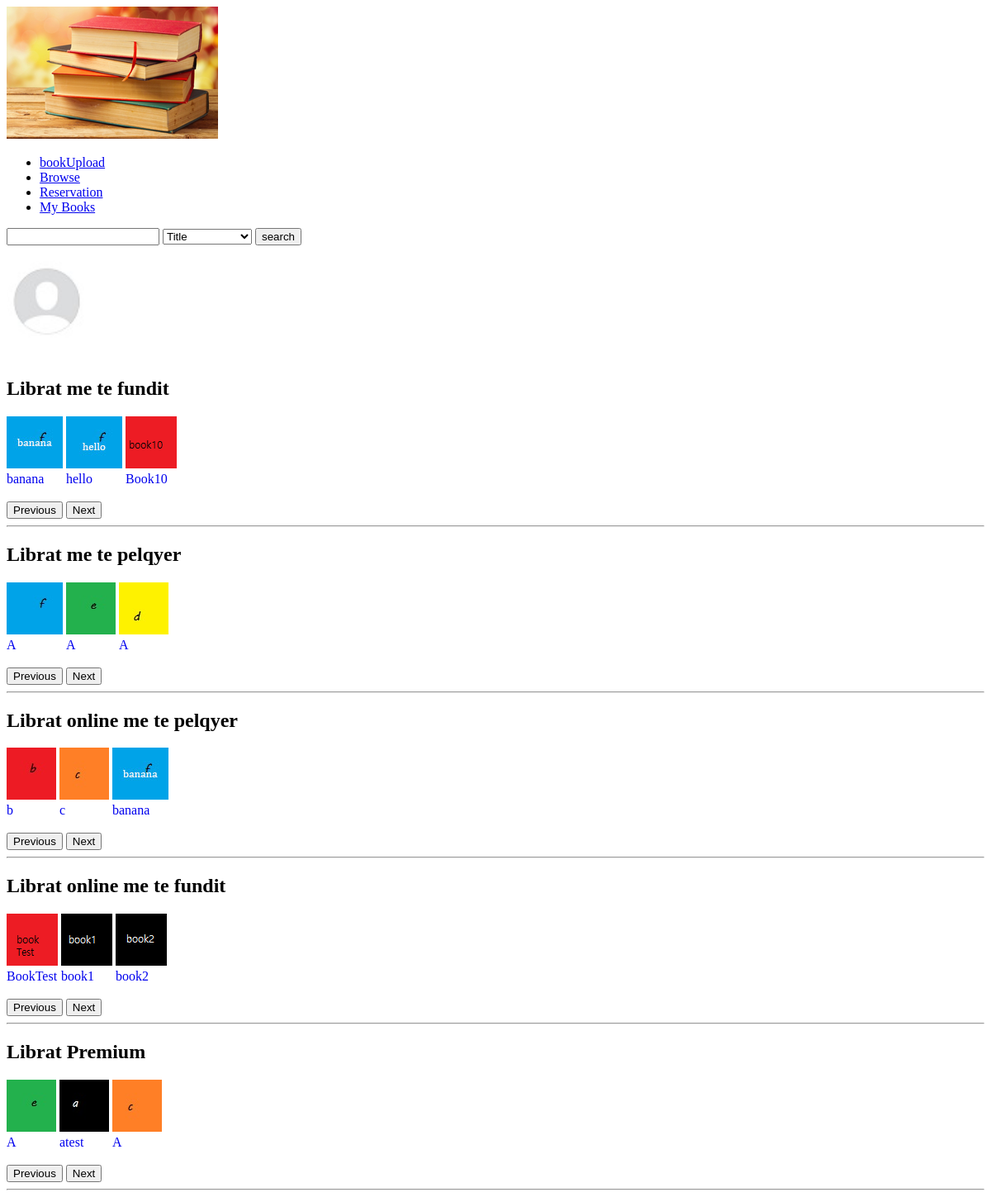
Before: /user/home.php with the older database file.
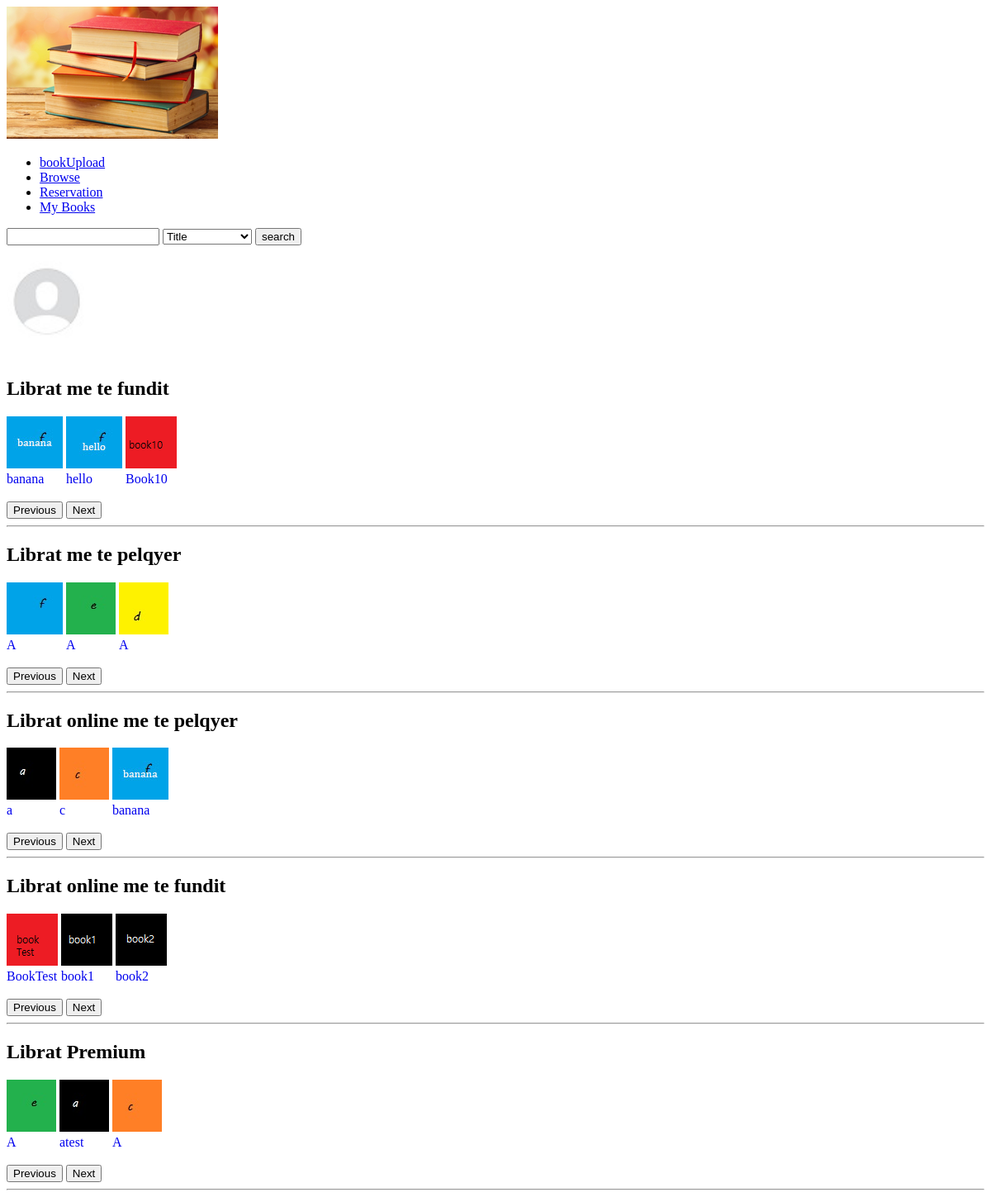
After: the same page with the newer database file.
### tables this page shows
CREATE TABLE `book` (
  `ISBN` varchar(30) NOT NULL,
  `title` varchar(50) NOT NULL,
  `publication_year` date NOT NULL,
  `publish_house` int(11) NOT NULL,
  `quantity` int(11) NOT NULL,
  `price` int(11) NOT NULL,
  `reservation_points` int(11) NOT NULL,
  `cover_photo` varchar(100) DEFAULT NULL,
  `description` varchar(200) DEFAULT NULL,
  `likes` int(11) DEFAULT NULL,
  `monthly_likes` int(11) DEFAULT 0
);

CREATE TABLE `online_books` (
  `id` int(11) NOT NULL,
  `user_id` int(11) NOT NULL,
  `title` varchar(40) NOT NULL,
  `publish_date` date NOT NULL,
  `likes` int(11) NOT NULL,
  `cover_photo` varchar(100) DEFAULT NULL,
  `description` varchar(200) DEFAULT NULL,
  `book_path` varchar(100) DEFAULT NULL,
  `monthly_likes` int(11) DEFAULT 0
);

### user/functions/bookSlider.php (the view)
<?php
	function createSlider($slideTitle, $queryResult, $type, $booksPerSlider, $slideNumber){
		echo "<div>";
		$ok=true;
		echo "<h2>".$slideTitle."</h2>";
		while ($ok) {
			echo "<div class='slidet".$slideNumber." fade'>";
			for($j=0;$j<$booksPerSlider;$j++){
				if($book=$queryResult->fetch_assoc()){
					if($type=="offline"){
					?>
						<a href="book.php?isbn=<?php echo $book['ISBN'] ?>">
						<div style="display: inline-block;">
						<img src="../images/books/<?php echo $book['cover_photo'] ?>"> <br>
						<?php echo $book["title"]; ?>
						</div></a>
					<?php
					}
					else{
					?>
						<a href="book.php?id=<?php echo $book['id'] ?>">
						<div style="display: inline-block;">
						<img src="../images/onlineBooks/<?php echo $book['cover_photo'] ?>"> <br>
						<?php echo $book["title"]; ?>
						</div></a>
					<?php
					}
				}
				else{
					$ok=false;
					break;
				}
			}
			echo "</div>";
		}
		echo "</div>";
		echo "<br>";
		echo "<button onclick='slide(-1,".($slideNumber-1).")'>Previous</button> ";
		echo "<button onclick='slide(1,".($slideNumber-1).")'>Next</button>";
		echo "<hr>";
	}
?>

### user/home.php (shortened to what this page needs)
<?php
	include "functions/DBconnection.php";
		$username=$_SESSION["username"];
		$sql="SELECT `name`,`surname`,`points`,`profile_photo` FROM users WHERE username='{$username}'";
		$result=$connection->query($sql);
		$user = $result->fetch_assoc();
		$numberOfBooksLimited=10;
		$sql="SELECT `ISBN`, title, cover_photo FROM book ORDER BY publication_year DESC LIMIT ".$numberOfBooksLimited;
		$libratSipasDates=$connection->query($sql);
		$sql="SELECT `ISBN`, title, cover_photo FROM book ORDER BY likes DESC LIMIT ".$numberOfBooksLimited;
		$libratSipasPelqimeve=$connection->query($sql);
		$sql="SELECT `id`, title, cover_photo FROM online_books ORDER BY likes DESC LIMIT ".$numberOfBooksLimited;
		$libratOnlineSipasPelqimeve=$connection->query($sql);
		$sql="SELECT `id`, title, cover_photo FROM online_books ORDER BY publish_date DESC LIMIT ".$numberOfBooksLimited;
		$libratOnlineSipasDates=$connection->query($sql);
		$sql="SELECT `ISBN`, title, cover_photo FROM book WHERE reservation_points!=0 ORDER BY reservation_points DESC LIMIT ".$numberOfBooksLimited;
		$libratPremium=$connection->query($sql);
?>
<!DOCTYPE html>
<html>
<head>
	<link rel="stylesheet" type="text/css" href="/BibliotekaOnline/Styles/home.css">
</head>
<body>
	<div>
		<a href="home.php"><img src="/BibliotekaOnline/images/app/libraryLogo.ico"></a>
		<ul>
			<li><a href="bookUpload.php"> bookUpload </a></li>
			<li><a href="browse.php"> Browse </a></li>
			<li><a href="reservation.php">Reservation</a></li>
			<li><a href="myBooks.php">My Books</a></li>
		</ul>
		<form action="search.php" method="get">
		<input type="text" name="searchQuery" onkeyup="liveSearch(this.value)" autocomplete="off">
		<select name="filter" id="filter">
			<option value="title">Title</option>
		</select>
		<input type="submit" name="search" value="search">
		</form>
	</div>
	<br>
		<a href="profile.php">
			<div  id="profili">
			<?php
				$profilePhotoPath="/BibliotekaOnline/images/users/";
				if(empty($user["profile_photo"])){
						$profilePhotoPath.="default.jpg";
				}
				else{
					$profilePhotoPath.=$user["profile_photo"];
				}
				?>
			<img id="profile_photo" src="<?php  echo $profilePhotoPath  ?>">
			</div>
		</a>
				<br>
			<?php
				include "functions/bookSlider.php";
				createSlider("Librat me te fundit",$libratSipasDates,"offline",3,1);
				createSlider("Librat online me te pelqyer",$libratOnlineSipasPelqimeve,"online",3,3);
			?>
</body>
</html>

### Styles/home.css (style rules this page uses)
.slidet1,.slidet2,.slidet3,.slidet4,.slidet5 { display: none; }
img { position: relative; }
#profile_photo { width: 100px; height: 100px; border-radius: 50%; }

Changed rows visible on the page:
no longer on this page (row unchanged): online_books: cover_photo (picture), title "b"
now on this page (row edited): online_books: cover_photo (picture), title "a"
